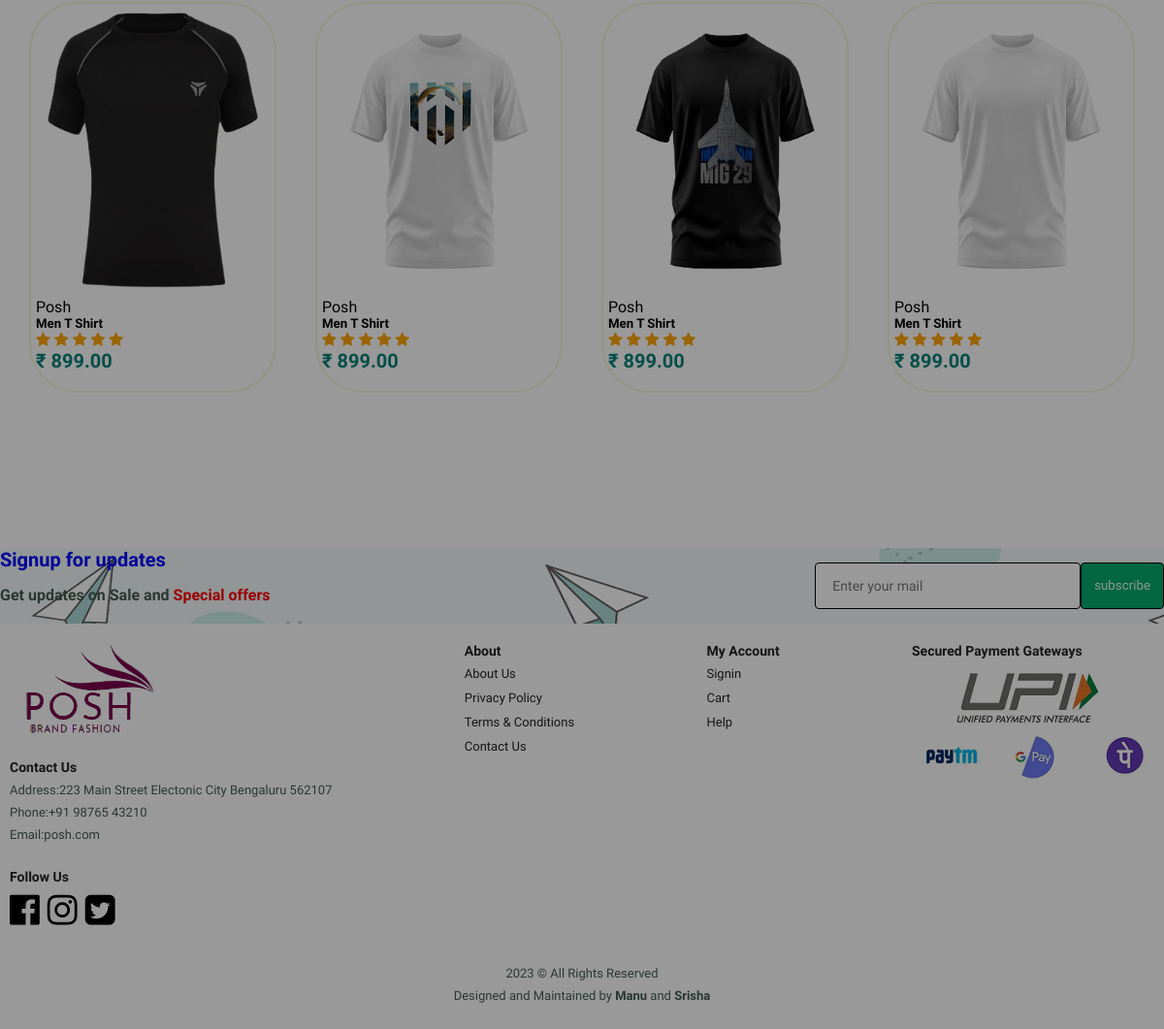
The page /tshirts.php (lower part) on the database as committed earlier.
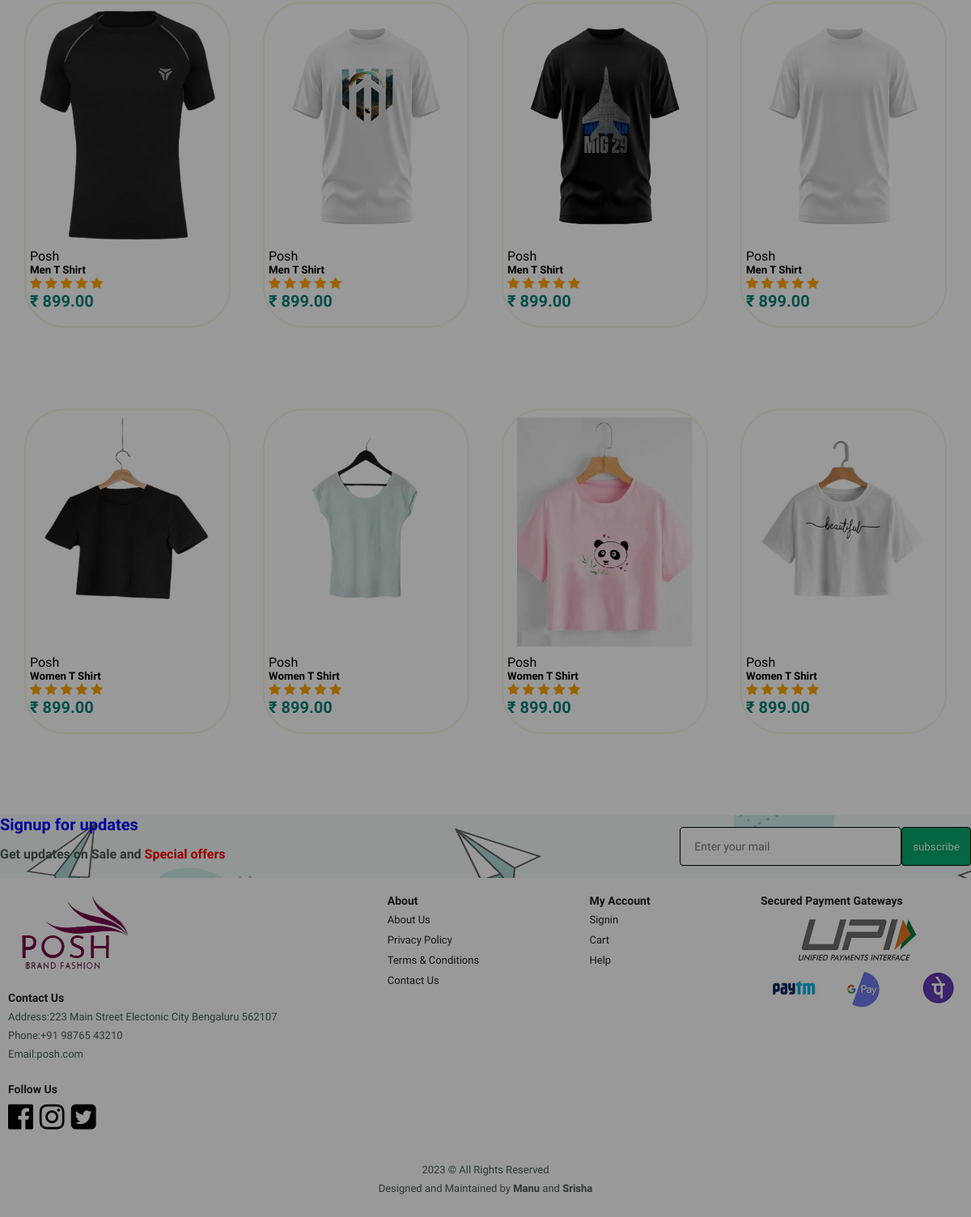
The same page on the database as committed later.
### tables this page shows
CREATE TABLE `products` (
  `product_id` int(11) NOT NULL,
  `Gender` varchar(10) NOT NULL,
  `product_name` varchar(100) NOT NULL,
  `product_category` varchar(100) NOT NULL,
  `product_description` varchar(255) NOT NULL,
  `product_image` varchar(255) NOT NULL,
  `product_price` decimal(6,2) NOT NULL,
  `product_special offer` int(2) NOT NULL,
  `product_color` varchar(100) NOT NULL
);

### Includes/men_up.php (called while the page is built, shortened)
<?php
include('connection.php');
$stmt3 = $conn->prepare("SELECT * FROM products WHERE Gender='Men' AND product_category='Apparal/tshirt' LIMIT 4");
$stmt3->execute();
$men_up2 = $stmt3->get_result();
?>

### Includes/women_up.php (called while the page is built, shortened)
<?php
include('connection.php');
$stmt14 = $conn->prepare("SELECT * FROM products WHERE Gender='Women' AND product_category='Apparal/tshirt' LIMIT 4");
$stmt14->execute();
$tshirt1 = $stmt14->get_result();
?>

### tshirts.php (the view, shortened to what this page needs)
<html>
<head>
    <link rel="stylesheet" href="https://cdnjs.cloudflare.com/ajax/libs/font-awesome/4.7.0/css/font-awesome.min.css">
    <link rel="stylesheet" href="styles.css">
</head>
<body>
 <?php include_once("Includes/head.php"); ?>
                      <?php include('Includes/men_up.php'); ?>
 <section id="topproduct" class="section-p1">
                  <div class="Collection">
                      <?php include('Includes/men_up.php'); ?>
                      <?php while($row = $men_up2->fetch_assoc()) { ?>
                          <div class="product">
                             <a href="<?php echo "single_product_app.php?product_id=".$row['product_id']; ?>"> <img src="Assets/<?php echo $row['product_image']; ?>"></a>
                              <div class="description">
                              <span>Posh</span>
                                  <h5><?php echo $row['product_name']; ?></h5>
                                  <div class="rating">
                                          <span class="fa fa-star checked"></span>
                                          <span class="fa fa-star checked"></span>
                                          <span class="fa fa-star checked"></span>
                                          <span class="fa fa-star checked"></span>
                                          <span class="fa fa-star checked"></span>
                                  </div>
                              <h4>&#8377; <?php echo $row['product_price']; ?></h4>
                              </div>
                  </div>
                  <?php } ?>
                  </section>
            <section id="topproduct" class="section-p1">
                  <div class="Collection">
                      <?php include('Includes/women_up.php'); ?>
                      <?php while($row = $tshirt1->fetch_assoc()) { ?>
                          <div class="product">
                             <a href="<?php echo "single_product_app.php?product_id=".$row['product_id']; ?>"> <img src="Assets/<?php echo $row['product_image']; ?>"></a>
                              <div class="description">
                              <span>Posh</span>
                                  <h5><?php echo $row['product_name']; ?></h5>
                                  <div class="rating">
                                          <span class="fa fa-star checked"></span>
                                          <span class="fa fa-star checked"></span>
                                          <span class="fa fa-star checked"></span>
                                          <span class="fa fa-star checked"></span>
                                          <span class="fa fa-star checked"></span>
                                  </div>
                              <h4>&#8377; <?php echo $row['product_price']; ?></h4>
                              </div>
                  </div>
                  <?php } ?>
                  </section>
                  <section id="topproduct" class="section-p1">
                  <div class="Collection">
                      <?php include('Includes/women_up.php'); ?>
                  </section>
</body>
</html>

### Includes/head.php (shortened to what this page needs)
<html>
    <head>
          <link rel="stylesheet" href="https://cdnjs.cloudflare.com/ajax/libs/font-awesome/4.7.0/css/font-awesome.min.css">
          <link rel="stylesheet" href="styles.css">
</head>
    <body>
      <div id="myModal" class="modal" style="display: none;">
      </div>

### styles.css (style rules this page uses)
* { margin: 0; padding: 0; box-sizing: border-box; font-family: "Spartan", sans-serif; }
html { scroll-behavior: smooth; }
.checked { color: orange; }
section { padding: auto; }
h4 { font-size: 20px; color: #222; }
p { font-size: 16px; color: #465b52; margin: 15px 0 20px 0; }
.section-p1 { padding: 20px 10px; }
body { width: 100%; }
#topproduct { text-align: center; }
#topproduct .product img { width: 90%; }
#topproduct .product .description { text-align: start; padding: 10px 0; }
#topproduct .product h4 { color: #088178; }
#topproduct .Collection { display: flex; justify-content: space-between; padding-top: 20px; }
#subscribe { display: flex; justify-content: space-between; flex-wrap: wrap; align-items: center; background-image: url("Assets/newsletter-background.png"); background-repeat: no-repeat; }
#subscribe h4 { font-size: 20px; font-weight: 500; color:blue; }
#subscribe p span { color:red }
#subscribe .form { display: flex; width: 30%; }
#subscribe input { height: 3rem; padding: 0 1.24em; width: 100%; border :1px double black; font-size: 14px; border-radius: 4px; outline: none; }
#subscribe .form button { height: 3rem; padding: 0 1.24em; background-color: #04AA6D; color: #eef7f6; white-space: inherit; padding: 13px; border :1px double black; width: 100%; border-radius: 4px; }
footer { display: flex; flex-wrap: wrap; justify-content: space-between; }
footer .col { display: flex; flex-direction: column; align-items: flex-start; margin-bottom: 20px; }
footer h4 { font-size: 14px; margin:0 0 8px 0; }
footer p { font-size: 13px; margin: 0 0 8px 0; }
footer a { font-size: 13px; text-decoration: none; color:#222; margin-bottom: 10px; }
footer .follow { margin-top: 20px; }
footer .follow i { color:black; padding-right: 4px; cursor: pointer; }
footer .copyright { width: 100%; text-align: center; }

### Includes/head.php (style rules this page uses)
#myModal { display: none; position: fixed; z-index: 1; left: 0; top: 0; width: 100%; height: 100%; overflow: auto; background-color: rgb(0,0,0); background-color: rgba(0,0,0,0.4); }

Rows that differ between the two databases and show on the page:
added products: product_image (picture), product_name "Women T Shirt", product_price "899.00"
added products: product_image (picture), product_name "Women T Shirt", product_price "899.00"
added products: product_image (picture), product_name "Women T Shirt", product_price "899.00"
added products: product_image (picture), product_name "Women T Shirt", product_price "899.00"
